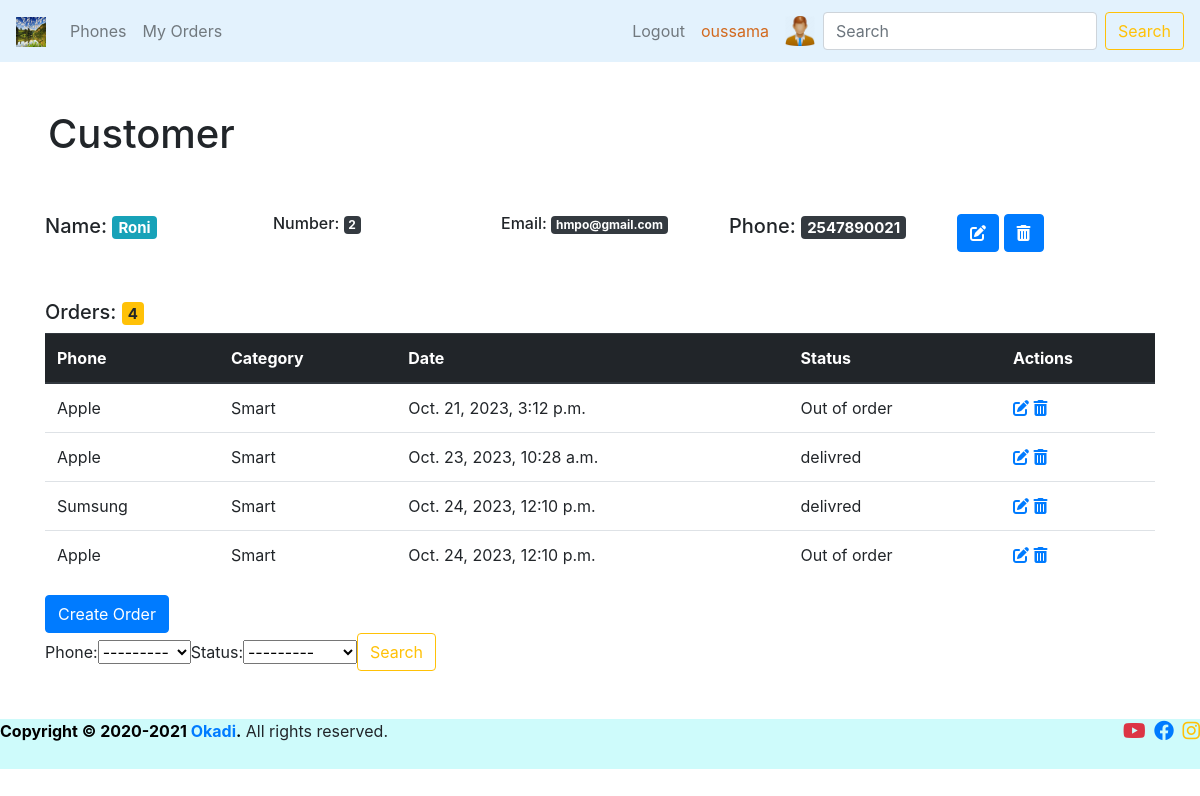
The page /customer/2 (signed in) on the database its author committed.
### phonestore/models.py (models this page shows, shortened)
class Customer(models.Model):
    user = models.OneToOneField(User, null=True, on_delete=models.CASCADE)
    name = models.CharField(max_length=100, null=True)
    email =models.EmailField(max_length=150, null=True)
    phone = models.CharField(max_length=100, null=True)
    age = models.CharField(max_length=100, null=True)
    date_created = models.DateTimeField(auto_now_add=True, null=True)
    photo = models.ImageField(blank=True, null=True, default='wallpaper1.jpg')
    def __str__(self) :
        return (self.name)

class Order(models.Model):
    STATUS ={
        ('pending', 'pending'),
        ('delivred', 'delivred'),
        ('in progress', 'in progress'),
        ('Out of order', 'Out of order'),
        }
    customer = models.ForeignKey(Customer, null=True, on_delete=models.SET_NULL)
    phone = models.ForeignKey(Phone, null=True, on_delete=models.SET_NULL)
    tags = models.ManyToManyField(Tag)
    date_created = models.DateTimeField(auto_now_add=True, null=True)
    status = models.CharField(max_length=100, null=True, choices=STATUS)

class Phone(models.Model):
    STATUS ={
        ('availabe', 'availabe'),
        ('Out of order', 'Out of order'),
        }
    marque = models.CharField(max_length=100, null=True)
    model = models.CharField(max_length=100, null=True)
    price = models.FloatField(null=True)
    category = models.CharField(max_length=100, null=True)
    tags = models.ManyToManyField(Tag)
    description = models.CharField(max_length=100, null=True)
    date_created = models.DateTimeField(auto_now_add=True, null=True)
    photo = models.ImageField(null=True)
    status = models.CharField(max_length=100, null=True, choices=STATUS)
    def __str__(self) :
        return (self.marque)

### phonestore/views.py (the view)
# urls.py: path('customer/<slug:slug>', views.customer, name='customer'),
def customer(request, slug):
    customer_id = Customer.objects.get(id = slug)
    orders = customer_id.order_set.all()
    nbr_orders = orders.count()
    searchFilter = OrderFilter(request.GET, queryset=orders)
    orders = searchFilter.qs
    context ={'customer_id': customer_id,
              'orders' : orders,
              'nbr_orders':nbr_orders,
              'searchFilter':searchFilter,
              }
    return render(request,'phonestore/customer.html', context)

### phonestore/templates/phonestore/customer.html
{% extends 'phonestore/main.html' %}
{% block content %}
<h1 class="p-5">Customer </h1>
<div class="container  pb-5">
  <div class="row ">
    <div class="col ">
      <h5 >  Name: <span class="badge badge-info">{{customer_id}}
      </span></h5>
    </div>
    <div class="col">
      <h6>  Number: <span class="badge badge-dark">{{customer_id.id}}</span></h6>
    </div>
    <div class="col">
      <h6 >  Email: <span class="badge badge-dark">{{customer_id.email}}</span></h6>
    </div>
    <div class="col">
      <h5>  Phone: <span class="badge badge-dark">{{customer_id.phone}}</span></h5>
    </div>
    <div class="col">
      <a class="btn btn-primary" href="{% url 'update_C' customer_id.id %}" role="button"><i class="fa-solid fa-pen-to-square" ></i></a>
      <a class="btn btn-primary" href="{% url 'delete' customer_id.id %}" role="button"><i class="fa-solid fa-trash-can" ></i></a>
    </div>
  </div>
</div>
<div class="container pb-5">
  <h5 >  Orders: <span class="badge badge-warning">{{nbr_orders}}</span></h5>
<table class="table ">
  <thead class="thead-dark">
    <tr>
      <th scope="col">Phone</th>
      <th scope="col">Category</th>
      <th scope="col">Date</th>
      <th scope="col">Status</th>
      <th scope="col">Actions</th>
    </tr>
  </thead>
  <tbody>
    {% for item in orders %}
    <tr>
      <td>{{item.phone}}</td>
      <td>{{item.phone.category}}</td>
      <td>{{item.date_created}}</td>
      <td>{{item.status}}</td>
      <td>
        <a href="{% url 'update' item.id %}">
          <i class="fa-solid fa-pen-to-square"></i>
        </a>
        <a href="{% url 'delete' item.id %}">
          <i class="fa-solid fa-trash-can"></i>
        </a>
      </td>
    </tr>
    {% endfor %}
  </tbody>
</table>
<a class="btn btn-primary" href="{% url 'create_P' customer_id.id  %}" role="button">Create Order</a>
<form method="GET"   class="form-inline my-2 my-lg-0">
{{searchFilter.form}}
  <button class="btn btn-outline-warning my-2 my-sm-0" type="submit">Search</button>
</form>
</div>
{% endblock %}

### phonestore/templates/phonestore/navbar.html (shortened to what this page needs)
{% load static %}
<nav class="navbar navbar-expand-lg navbar-light sticky-top" >
  <a class="navbar-brand" href="/">
    <img src="{% static 'img/wallpaper1.jpg' %}" width="30" height="30" alt="" loading="lazy">
  </a>
    <div class="collapse navbar-collapse" id="navbarSupportedContent">
      <ul class="navbar-nav mr-auto">
          <li class="nav-item">
            <a class="nav-link" href="{% url 'phones' %}">Phones</a>
          </li>
          <li class="nav-item">
            <a class="nav-link" href="{% url 'profile' %}">My Orders</a>
          </li>
      </ul>
      {% if request.user.is_authenticated %}
      <ul class="navbar-nav ">
        <li class="nav-item">
          <a class="nav-link" href="{% url 'userlogout' %}">Logout</a>
        </li>
      </ul>
      {% endif %}
      <ul class="navbar-nav ">
        <li class="nav-item">
          <a class="nav-link" style="color: chocolate;" href="{% url 'profile_info' %}">{{request.user}}
            </a>
        </li>
      </ul>
      {% if request.user.is_authenticated %}
      <ul class="navbar-nav ">
        <li class="nav-item">
          <a class="nav-link"><img src="{{request.user.customer.photo.url}}"  alt="AVATAR" width="30" height="30" alt="" loading="lazy">
          </a>
        </li>
      </ul>
          <form method="GET" action="{% url 'dashboard' %}"  class="form-inline my-2 my-lg-0">
            <input class="form-control mr-sm-2" type="search" name="search_name" placeholder="Search" aria-label="Search">
            <button class="btn btn-outline-warning my-2 my-sm-0" type="submit">Search</button>
          </form>
          {% endif %}
    </div>
  </nav>

### static/css/style.css (style rules this page uses)
.navbar { background-color: #e3f2fd; }

### rows shown on the page
Customer: name "Roni", id "2", email "hmpo@gmail.com", phone "2547890021"
Order: phone "Apple", phone.category "Smart", date_created "Oct. 21, 2023, 3:12 p.m.", status "Out of order"
Order: phone "Apple", phone.category "Smart", date_created "Oct. 23, 2023, 10:28 a.m.", status "delivred"
Order: phone "Sumsung", phone.category "Smart", date_created "Oct. 24, 2023, 12:10 p.m.", status "delivred"
Order: phone "Apple", phone.category "Smart", date_created "Oct. 24, 2023, 12:10 p.m.", status "Out of order"

### other values the page prints
{{ request.user }} "oussama"
{{ nbr_orders }} "4"
